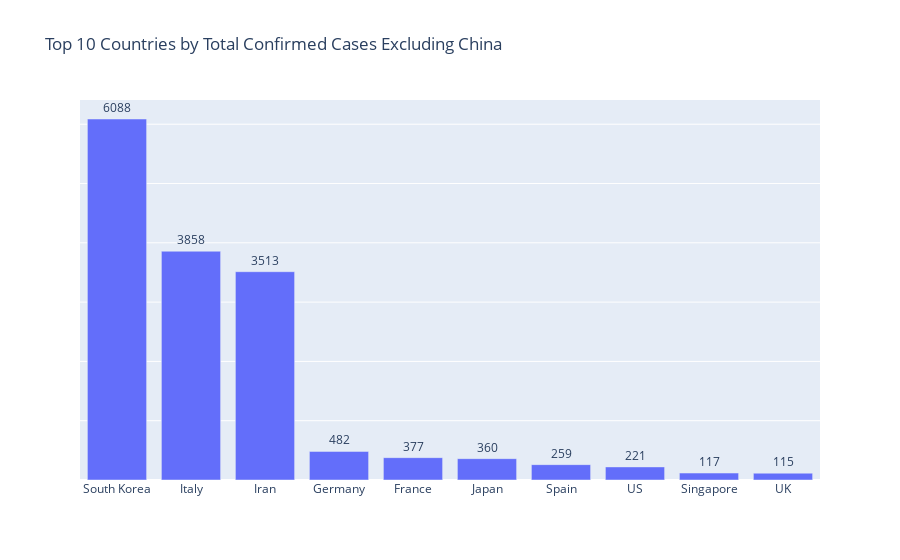

Write notebook code for a chart like this one.
### Code cell
TotalCasesCountry=CountryConsolidated.max(level=0)['Total Confirmed Cases'].reset_index().set_index('Country/Region')
TotalCasesCountry=TotalCasesCountry.sort_values(by='Total Confirmed Cases',ascending=False)
TotalCasesCountryexclChina=TotalCasesCountry[~TotalCasesCountry.index.isin(['Mainland China','Others'])]
Top10countriesbycasesexclChina=TotalCasesCountryexclChina.head(10)
TotalCasesCountrytop10=TotalCasesCountry.head(10)
fig = go.Figure(go.Bar(x=Top10countriesbycasesexclChina.index, y=Top10countriesbycasesexclChina['Total Confirmed Cases'],
                      text=Top10countriesbycasesexclChina['Total Confirmed Cases'],
            textposition='outside'))
fig.update_layout(title_text='Top 10 Countries by Total Confirmed Cases Excluding China')
fig.update_yaxes(showticklabels=False)

fig.show()

### Figure 1 — Plotly figure (JSON) as saved in the notebook; plotly's stock layout.template omitted (floating-point values rounded to 4 significant figures)
{"data": [{"text": [6088, 3858, 3513, 482, 377, 360, 259, 221, 117, 115], "textposition": "outside", "type": "bar", "x": ["South Korea", "Italy", "Iran", "Germany", "France", "Japan", "Spain", "US", "Singapore", "UK"], "y": [6088, 3858, 3513, 482, 377, 360, 259, 221, 117, 115]}], "layout": {"title": {"text": "Top 10 Countries by Total Confirmed Cases Excluding China"}, "yaxis": {"showticklabels": false}}}
